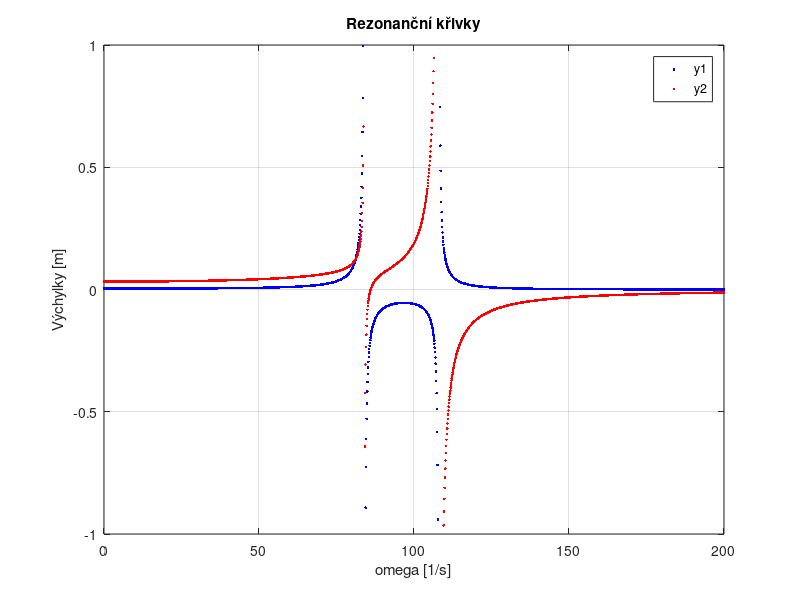
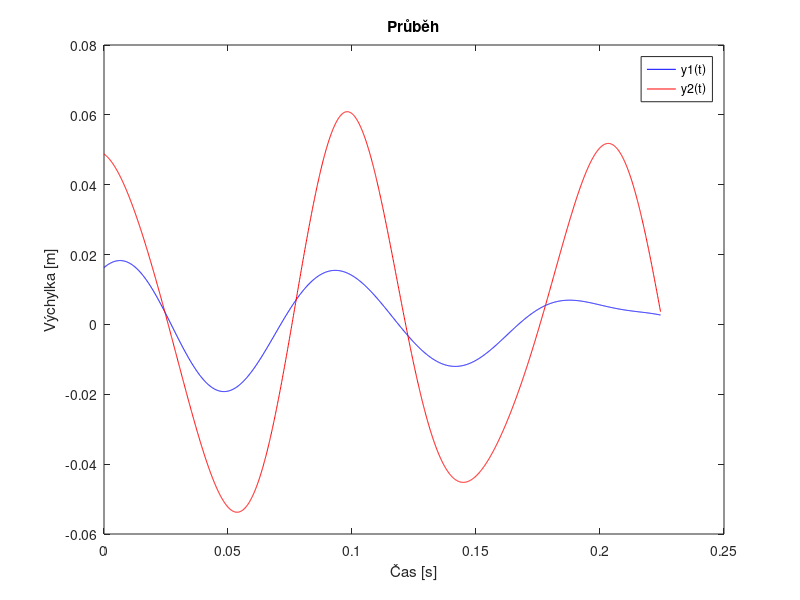

Source code (MATLAB) for these figures, in order:

clear all
close all

% Values
m1=43;
m2=19;
l1=0.7;
l2=0.3;
l3=0.5;
EJ1=8500;
EJ2=7500;
F20=6800;
k=35000;
omega0=63;
y1t0=0.004;
y2t0=-0.003;
v1t0=0.6;
v2t0=-0.5;

alpha11 = l2^2*(l1+l2)/(3*EJ1);
alpha22 = l3^3/(3*EJ2);

k1=1/alpha11;
k2=1/alpha22;
                  
% Poc. podm.
y0=[y1t0;
    y2t0];
y0dot=[v1t0;
       v2t0];

% Matice
M=[m1  0;
    0 m2];

K=[ k+k1   -k;
   -k       k+k2];

f0=[0;
    F20];

% HOMOGEN.
% Vlastni cisla a vektory
[u,v]=eig(K,M);
omega1=sqrt(v(1,1));
omega2=sqrt(v(2,2));
u1norm=u(:,1)/u(1,1);
u2norm=u(:,2)/u(1,2);






% PARTIKULAR.

R=inv(K-omega0^2*M)*f0

% Amplituda = f(omega)
y=[];   
omega=0:0.1:200;
for i=1:1:length(omega)
    y=[y, inv(K-omega(i)^2*M)*f0];
end

% Plot
figure
plot(omega, y(1,:),'b.',omega, y(2,:),'r.')
axis([0 200 -1 1])   
grid on
title('Rezonanční křivky')
xlabel('omega [1/s]'), ylabel('Výchylky [m]')
legend('y1','y2')


% CELKOVE

A=inv(u)*y0;
B=inv(u*sqrt(v))*(y0dot-R*omega);

t=0:0.0001:6*pi/omega1;

y1=A(1)*u(1,1)*cos(omega1*t)+B(1)*u(1,1)*sin(omega1*t)+A(2)*u(1,2)*cos(omega2*t)+B(2)*u(1,2)*sin(omega2*t)+R(1)*cos(omega0*t);
y2=A(1)*u(2,1)*cos(omega1*t)+B(1)*u(2,1)*sin(omega1*t)+A(2)*u(2,2)*cos(omega2*t)+B(2)*u(2,2)*sin(omega2*t)+R(2)*cos(omega0*t);

% Plot
figure 
plot(t,y1,'b',t,y2,'r') 
title('Průběh')
xlabel('Čas [s]'), ylabel('Výchylka [m]')
legend('y1(t)','y2(t)')
